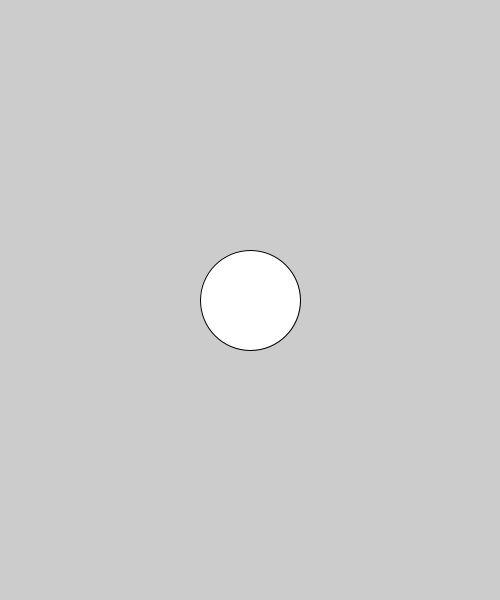
Frame 1 (no input)
Frame 60 (the mouse pressed at the canvas centre just before this capture): identical to frame 1, image omitted
Frame 120 (the mouse held since frame 60 and released just before this capture): identical to frame 1, image omitted

The Processing sketch that drew this single still picture (run headless with seeded random() and noise(); from frame 60 on, the mouse is pressed at the canvas centre):

// Processing sketch: day3_07_parameters
// ── day3_07_parameters.pde
float x, y;

void setup() {
  size(500, 600);
  setTheValues(width/2, height/2);
  ellipse(x, y, 100, 100);
}

void draw() {
  //
}

void setTheValues(int tempX, int tempY) {
  x = tempX;
  y = tempY;
}
